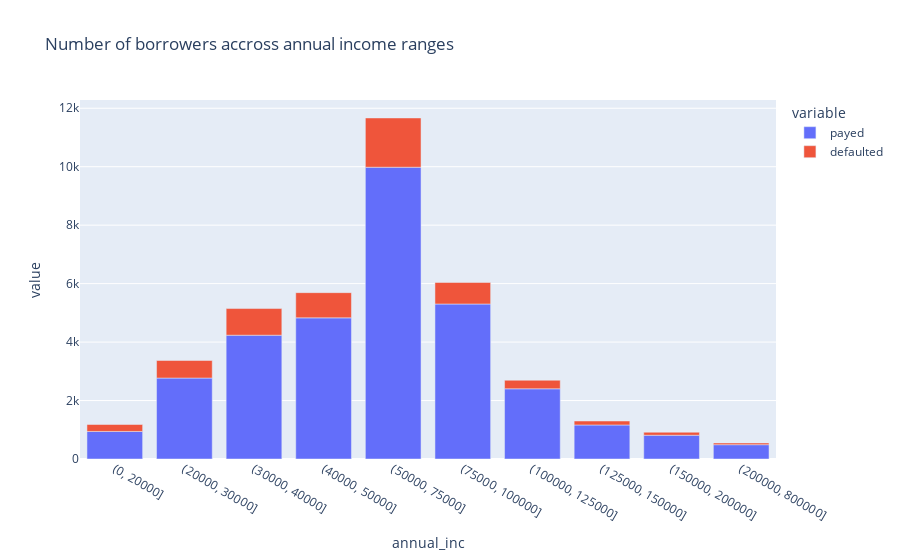
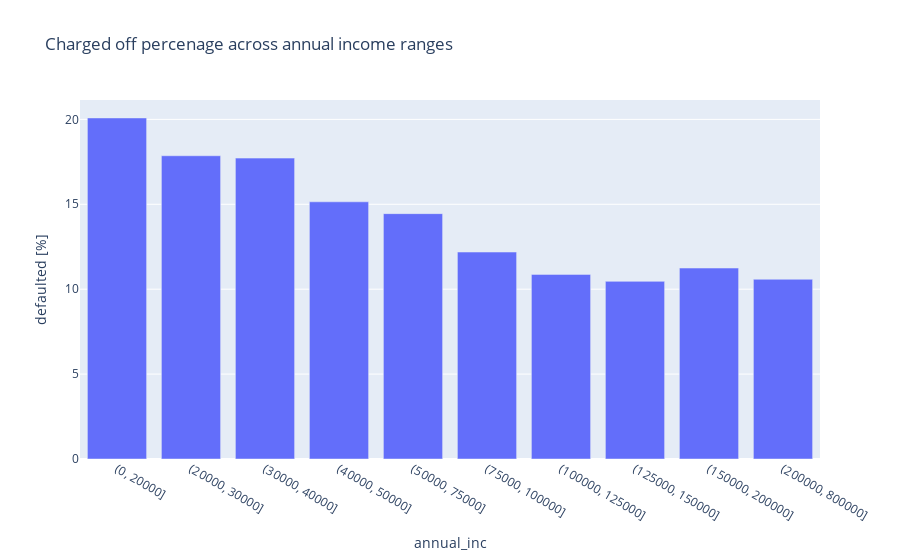

Notebook source saved alongside these figures, in order:
### Markdown cell above
### <a id='2.2.2'>2.2.2 Annual Income</a>

### Code cell
# create bins
bins = [0, 20000, 30000, 40000, 50000, 75000, 100000, 125000, 150000, 200000, 800000]
# perform the binned analysis for continious var 'loan_amnt'
results = segmented_analysis_binned(loan_filtered, 'annual_inc', bins)
# plot bar chart to visualise payed - defaulted count
fig = px.bar(results.count_of_feature, title="Number of borrowers accross annual income ranges")
fig2 = px.bar(results.defaulted_ratio, y="defaulted [%]", title="Charged off percenage across annual income ranges")
fig.show()
fig2.show()

### Figure 1 — Plotly figure (JSON) as saved in the notebook; plotly's stock layout.template omitted (floating-point values rounded to 4 significant figures)
{"data": [{"alignmentgroup": "True", "hovertemplate": "variable=payed<br>annual_inc=%{x}<br>value=%{y}<extra></extra>", "legendgroup": "payed", "marker": {"color": "#636efa", "pattern": {"shape": ""}}, "name": "payed", "offsetgroup": "payed", "orientation": "v", "showlegend": true, "textposition": "auto", "type": "bar", "x": ["(0, 20000]", "(20000, 30000]", "(30000, 40000]", "(40000, 50000]", "(50000, 75000]", "(75000, 100000]", "(100000, 125000]", "(125000, 150000]", "(150000, 200000]", "(200000, 800000]"], "xaxis": "x", "y": [943, 2769, 4235, 4829, 9982, 5303, 2402, 1164, 813, 490], "yaxis": "y"}, {"alignmentgroup": "True", "hovertemplate": "variable=defaulted<br>annual_inc=%{x}<br>value=%{y}<extra></extra>", "legendgroup": "defaulted", "marker": {"color": "#EF553B", "pattern": {"shape": ""}}, "name": "defaulted", "offsetgroup": "defaulted", "orientation": "v", "showlegend": true, "textposition": "auto", "type": "bar", "x": ["(0, 20000]", "(20000, 30000]", "(30000, 40000]", "(40000, 50000]", "(50000, 75000]", "(75000, 100000]", "(100000, 125000]", "(125000, 150000]", "(150000, 200000]", "(200000, 800000]"], "xaxis": "x", "y": [237, 602, 912, 862, 1686, 736, 293, 136, 103, 58], "yaxis": "y"}], "layout": {"barmode": "relative", "legend": {"title": {"text": "variable"}, "tracegroupgap": 0}, "title": {"text": "Number of borrowers accross annual income ranges"}, "xaxis": {"anchor": "y", "domain": [0, 1], "title": {"text": "annual_inc"}}, "yaxis": {"anchor": "x", "domain": [0, 1], "title": {"text": "value"}}}}

### Figure 2 — Plotly figure (JSON) as saved in the notebook; plotly's stock layout.template omitted (floating-point values rounded to 4 significant figures)
{"data": [{"alignmentgroup": "True", "hovertemplate": "annual_inc=%{x}<br>defaulted [%]=%{y}<extra></extra>", "legendgroup": "", "marker": {"color": "#636efa", "pattern": {"shape": ""}}, "name": "", "offsetgroup": "", "orientation": "v", "showlegend": false, "textposition": "auto", "type": "bar", "x": ["(0, 20000]", "(20000, 30000]", "(30000, 40000]", "(40000, 50000]", "(50000, 75000]", "(75000, 100000]", "(100000, 125000]", "(125000, 150000]", "(150000, 200000]", "(200000, 800000]"], "xaxis": "x", "y": [20.08, 17.86, 17.72, 15.15, 14.45, 12.19, 10.87, 10.46, 11.24, 10.58], "yaxis": "y"}], "layout": {"barmode": "relative", "legend": {"tracegroupgap": 0}, "title": {"text": "Charged off percenage across annual income ranges"}, "xaxis": {"anchor": "y", "domain": [0, 1], "title": {"text": "annual_inc"}}, "yaxis": {"anchor": "x", "domain": [0, 1], "title": {"text": "defaulted [%]"}}}}
